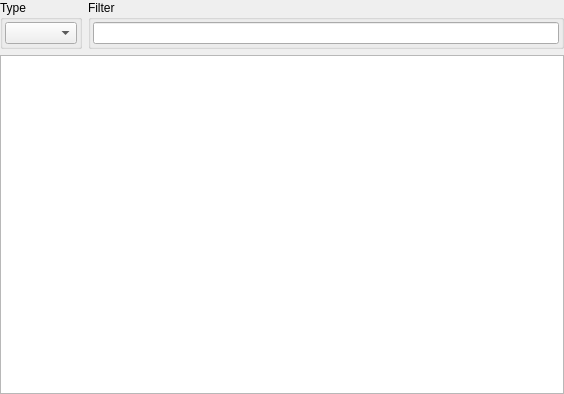
<?xml version="1.0" encoding="UTF-8"?>
<ui version="4.0">
 <class>Archive_widget</class>
 <widget class="QWidget" name="Archive_widget">
  <property name="geometry">
   <rect>
    <x>0</x>
    <y>0</y>
    <width>564</width>
    <height>394</height>
   </rect>
  </property>
  <property name="windowTitle">
   <string>Form</string>
  </property>
  <layout class="QVBoxLayout" name="verticalLayout_5">
   <property name="leftMargin">
    <number>0</number>
   </property>
   <property name="topMargin">
    <number>0</number>
   </property>
   <property name="rightMargin">
    <number>0</number>
   </property>
   <property name="bottomMargin">
    <number>0</number>
   </property>
   <item>
    <layout class="QHBoxLayout" name="horizontalLayout">
     <item>
      <widget class="QGroupBox" name="groupBoxType">
       <property name="title">
        <string>Type</string>
       </property>
       <layout class="QVBoxLayout" name="verticalLayout">
        <property name="leftMargin">
         <number>2</number>
        </property>
        <property name="topMargin">
         <number>2</number>
        </property>
        <property name="rightMargin">
         <number>2</number>
        </property>
        <property name="bottomMargin">
         <number>2</number>
        </property>
        <item>
         <widget class="QComboBox" name="comboBoxType"/>
        </item>
       </layout>
      </widget>
     </item>
     <item>
      <widget class="QGroupBox" name="groupBoxFilter">
       <property name="title">
        <string>Filter</string>
       </property>
       <layout class="QVBoxLayout" name="verticalLayout_2">
        <property name="leftMargin">
         <number>2</number>
        </property>
        <property name="topMargin">
         <number>2</number>
        </property>
        <property name="rightMargin">
         <number>2</number>
        </property>
        <property name="bottomMargin">
         <number>2</number>
        </property>
        <item>
         <widget class="QLineEdit" name="lineEditFilter"/>
        </item>
       </layout>
      </widget>
     </item>
    </layout>
   </item>
   <item>
    <widget class="QStackedWidget" name="stackedWidgetArchive">
     <property name="currentIndex">
      <number>0</number>
     </property>
     <widget class="QWidget" name="pageTree">
      <layout class="QVBoxLayout" name="verticalLayout_4">
       <property name="leftMargin">
        <number>0</number>
       </property>
       <property name="topMargin">
        <number>0</number>
       </property>
       <property name="rightMargin">
        <number>0</number>
       </property>
       <property name="bottomMargin">
        <number>0</number>
       </property>
       <item>
        <widget class="QTreeView" name="treeViewArchive">
         <property name="contextMenuPolicy">
          <enum>Qt::CustomContextMenu</enum>
         </property>
         <property name="editTriggers">
          <set>QAbstractItemView::NoEditTriggers</set>
         </property>
         <attribute name="headerStretchLastSection">
          <bool>false</bool>
         </attribute>
        </widget>
       </item>
      </layout>
     </widget>
     <widget class="QWidget" name="pageTable">
      <layout class="QVBoxLayout" name="verticalLayout_3">
       <property name="leftMargin">
        <number>0</number>
       </property>
       <property name="topMargin">
        <number>0</number>
       </property>
       <property name="rightMargin">
        <number>0</number>
       </property>
       <property name="bottomMargin">
        <number>0</number>
       </property>
       <item>
        <widget class="QTableView" name="tableViewArchive">
         <property name="contextMenuPolicy">
          <enum>Qt::CustomContextMenu</enum>
         </property>
         <property name="editTriggers">
          <set>QAbstractItemView::NoEditTriggers</set>
         </property>
         <property name="selectionMode">
          <enum>QAbstractItemView::SingleSelection</enum>
         </property>
         <property name="selectionBehavior">
          <enum>QAbstractItemView::SelectRows</enum>
         </property>
         <attribute name="verticalHeaderVisible">
          <bool>false</bool>
         </attribute>
         <attribute name="verticalHeaderMinimumSectionSize">
          <number>20</number>
         </attribute>
         <attribute name="verticalHeaderDefaultSectionSize">
          <number>20</number>
         </attribute>
         <attribute name="verticalHeaderStretchLastSection">
          <bool>false</bool>
         </attribute>
        </widget>
       </item>
      </layout>
     </widget>
    </widget>
   </item>
  </layout>
 </widget>
 <resources/>
 <connections/>
</ui>
